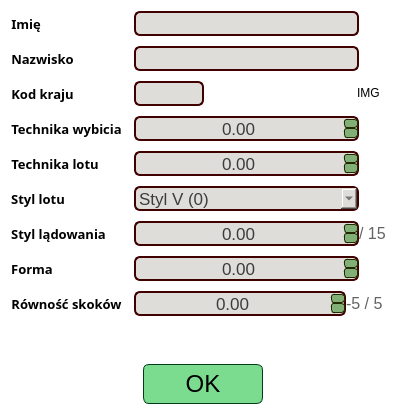
<?xml version="1.0" encoding="UTF-8"?>
<ui version="4.0">
 <class>JumperEditorWidget</class>
 <widget class="QWidget" name="JumperEditorWidget">
  <property name="geometry">
   <rect>
    <x>0</x>
    <y>0</y>
    <width>406</width>
    <height>415</height>
   </rect>
  </property>
  <property name="windowTitle">
   <string>Edytor skoczka</string>
  </property>
  <property name="styleSheet">
   <string notr="true">background: transparent;</string>
  </property>
  <layout class="QVBoxLayout" name="verticalLayout">
   <item>
    <layout class="QHBoxLayout" name="horizontalLayout">
     <item>
      <layout class="QFormLayout" name="formLayout_jumperInfo">
       <property name="horizontalSpacing">
        <number>12</number>
       </property>
       <property name="verticalSpacing">
        <number>10</number>
       </property>
       <item row="0" column="0">
        <widget class="QLabel" name="label_">
         <property name="font">
          <font>
           <family>Quicksand Medium</family>
           <pointsize>10</pointsize>
           <bold>true</bold>
          </font>
         </property>
         <property name="styleSheet">
          <string notr="true">QLabel{
background: transparent;
color: rgb(0, 0, 0);
}</string>
         </property>
         <property name="text">
          <string>Imię</string>
         </property>
         <property name="scaledContents">
          <bool>false</bool>
         </property>
         <property name="alignment">
          <set>Qt::AlignCenter</set>
         </property>
         <property name="margin">
          <number>3</number>
         </property>
         <property name="indent">
          <number>-1</number>
         </property>
        </widget>
       </item>
       <item row="0" column="1">
        <widget class="QLineEdit" name="lineEdit_name">
         <property name="minimumSize">
          <size>
           <width>225</width>
           <height>25</height>
          </size>
         </property>
         <property name="maximumSize">
          <size>
           <width>225</width>
           <height>25</height>
          </size>
         </property>
         <property name="font">
          <font>
           <pointsize>13</pointsize>
          </font>
         </property>
         <property name="focusPolicy">
          <enum>Qt::ClickFocus</enum>
         </property>
         <property name="styleSheet">
          <string notr="true">QWidget{
	background-color: rgb(222, 221, 218);
	color: rgb(60, 60, 60);
	border: 2px solid rgb(65, 0, 0);
	border-radius: 6px;
}

QDoubleSpinBox::up-button{
border: 1px solid rgb(33, 42, 0);
border-radius: 3px;
		background-color: rgb(129, 175, 117);
	color: rgb(0, 59, 23);
}
QDoubleSpinBox::down-button{
border: 1px solid rgb(33, 42, 0);
border-radius: 3px;
	background-color: rgb(129, 175, 117);
	color: rgb(0, 59, 23);
}</string>
         </property>
         <property name="alignment">
          <set>Qt::AlignCenter</set>
         </property>
        </widget>
       </item>
       <item row="1" column="0">
        <widget class="QLabel" name="label_2">
         <property name="font">
          <font>
           <family>Quicksand Medium</family>
           <pointsize>10</pointsize>
           <bold>true</bold>
          </font>
         </property>
         <property name="styleSheet">
          <string notr="true">QLabel{
background: transparent;
color: rgb(0, 0, 0);
}</string>
         </property>
         <property name="text">
          <string>Nazwisko</string>
         </property>
         <property name="scaledContents">
          <bool>false</bool>
         </property>
         <property name="alignment">
          <set>Qt::AlignCenter</set>
         </property>
         <property name="margin">
          <number>3</number>
         </property>
         <property name="indent">
          <number>-1</number>
         </property>
        </widget>
       </item>
       <item row="1" column="1">
        <widget class="QLineEdit" name="lineEdit_surname">
         <property name="minimumSize">
          <size>
           <width>225</width>
           <height>25</height>
          </size>
         </property>
         <property name="maximumSize">
          <size>
           <width>225</width>
           <height>25</height>
          </size>
         </property>
         <property name="font">
          <font>
           <pointsize>13</pointsize>
          </font>
         </property>
         <property name="focusPolicy">
          <enum>Qt::ClickFocus</enum>
         </property>
         <property name="styleSheet">
          <string notr="true">QWidget{
	background-color: rgb(222, 221, 218);
	color: rgb(60, 60, 60);
	border: 2px solid rgb(65, 0, 0);
	border-radius: 6px;
}

QDoubleSpinBox::up-button{
border: 1px solid rgb(33, 42, 0);
border-radius: 3px;
		background-color: rgb(129, 175, 117);
	color: rgb(0, 59, 23);
}
QDoubleSpinBox::down-button{
border: 1px solid rgb(33, 42, 0);
border-radius: 3px;
	background-color: rgb(129, 175, 117);
	color: rgb(0, 59, 23);
}</string>
         </property>
         <property name="alignment">
          <set>Qt::AlignCenter</set>
         </property>
        </widget>
       </item>
       <item row="2" column="0">
        <widget class="QLabel" name="label_3">
         <property name="font">
          <font>
           <family>Quicksand Medium</family>
           <pointsize>10</pointsize>
           <bold>true</bold>
          </font>
         </property>
         <property name="styleSheet">
          <string notr="true">QLabel{
background: transparent;
color: rgb(0, 0, 0);
}</string>
         </property>
         <property name="text">
          <string>Kod kraju</string>
         </property>
         <property name="scaledContents">
          <bool>false</bool>
         </property>
         <property name="alignment">
          <set>Qt::AlignCenter</set>
         </property>
         <property name="margin">
          <number>3</number>
         </property>
         <property name="indent">
          <number>-1</number>
         </property>
        </widget>
       </item>
       <item row="2" column="1">
        <layout class="QHBoxLayout" name="horizontalLayout_country">
         <item>
          <widget class="QLineEdit" name="lineEdit_countryCode">
           <property name="minimumSize">
            <size>
             <width>70</width>
             <height>25</height>
            </size>
           </property>
           <property name="maximumSize">
            <size>
             <width>70</width>
             <height>25</height>
            </size>
           </property>
           <property name="font">
            <font>
             <family>Quicksand [PfEd]</family>
             <pointsize>14</pointsize>
             <bold>true</bold>
            </font>
           </property>
           <property name="focusPolicy">
            <enum>Qt::ClickFocus</enum>
           </property>
           <property name="styleSheet">
            <string notr="true">QWidget{
	background-color: rgb(222, 221, 218);
	color: rgb(60, 60, 60);
	border: 2px solid rgb(65, 0, 0);
	border-radius: 6px;
}

QDoubleSpinBox::up-button{
border: 1px solid rgb(33, 42, 0);
border-radius: 3px;
		background-color: rgb(129, 175, 117);
	color: rgb(0, 59, 23);
}
QDoubleSpinBox::down-button{
border: 1px solid rgb(33, 42, 0);
border-radius: 3px;
	background-color: rgb(129, 175, 117);
	color: rgb(0, 59, 23);
}</string>
           </property>
           <property name="text">
            <string/>
           </property>
           <property name="maxLength">
            <number>3</number>
           </property>
           <property name="alignment">
            <set>Qt::AlignCenter</set>
           </property>
          </widget>
         </item>
         <item>
          <spacer name="horizontalSpacer_country">
           <property name="orientation">
            <enum>Qt::Horizontal</enum>
           </property>
           <property name="sizeHint" stdset="0">
            <size>
             <width>40</width>
             <height>20</height>
            </size>
           </property>
          </spacer>
         </item>
         <item>
          <widget class="QLabel" name="label_countryFlag">
           <property name="minimumSize">
            <size>
             <width>38</width>
             <height>22</height>
            </size>
           </property>
           <property name="maximumSize">
            <size>
             <width>38</width>
             <height>22</height>
            </size>
           </property>
           <property name="styleSheet">
            <string notr="true">QWidget{
	background: transparent;
color: black;
}</string>
           </property>
           <property name="text">
            <string>IMG</string>
           </property>
          </widget>
         </item>
        </layout>
       </item>
       <item row="3" column="0">
        <widget class="QLabel" name="label_5">
         <property name="font">
          <font>
           <family>Quicksand Medium</family>
           <pointsize>10</pointsize>
           <bold>true</bold>
          </font>
         </property>
         <property name="styleSheet">
          <string notr="true">QLabel{
background: transparent;
color: rgb(0, 0, 0);
}</string>
         </property>
         <property name="text">
          <string>Technika wybicia</string>
         </property>
         <property name="scaledContents">
          <bool>false</bool>
         </property>
         <property name="alignment">
          <set>Qt::AlignCenter</set>
         </property>
         <property name="margin">
          <number>3</number>
         </property>
         <property name="indent">
          <number>-1</number>
         </property>
        </widget>
       </item>
       <item row="3" column="1">
        <widget class="QDoubleSpinBox" name="doubleSpinBox_takeoffTechnique">
         <property name="minimumSize">
          <size>
           <width>225</width>
           <height>25</height>
          </size>
         </property>
         <property name="maximumSize">
          <size>
           <width>225</width>
           <height>25</height>
          </size>
         </property>
         <property name="font">
          <font>
           <pointsize>13</pointsize>
          </font>
         </property>
         <property name="focusPolicy">
          <enum>Qt::ClickFocus</enum>
         </property>
         <property name="styleSheet">
          <string notr="true">QWidget{
	background-color: rgb(222, 221, 218);
	color: rgb(60, 60, 60);
	border: 2px solid rgb(65, 0, 0);
	border-radius: 6px;
}

QDoubleSpinBox::up-button{
border: 1px solid rgb(33, 42, 0);
border-radius: 3px;
		background-color: rgb(129, 175, 117);
	color: rgb(0, 59, 23);
}
QDoubleSpinBox::down-button{
border: 1px solid rgb(33, 42, 0);
border-radius: 3px;
	background-color: rgb(129, 175, 117);
	color: rgb(0, 59, 23);
}</string>
         </property>
         <property name="alignment">
          <set>Qt::AlignCenter</set>
         </property>
        </widget>
       </item>
       <item row="4" column="0">
        <widget class="QLabel" name="label_6">
         <property name="font">
          <font>
           <family>Quicksand Medium</family>
           <pointsize>10</pointsize>
           <bold>true</bold>
          </font>
         </property>
         <property name="styleSheet">
          <string notr="true">QLabel{
background: transparent;
color: rgb(0, 0, 0);
}</string>
         </property>
         <property name="text">
          <string>Technika lotu</string>
         </property>
         <property name="scaledContents">
          <bool>false</bool>
         </property>
         <property name="alignment">
          <set>Qt::AlignCenter</set>
         </property>
         <property name="margin">
          <number>3</number>
         </property>
         <property name="indent">
          <number>-1</number>
         </property>
        </widget>
       </item>
       <item row="4" column="1">
        <widget class="QDoubleSpinBox" name="doubleSpinBox_flightTechnique">
         <property name="minimumSize">
          <size>
           <width>225</width>
           <height>25</height>
          </size>
         </property>
         <property name="maximumSize">
          <size>
           <width>225</width>
           <height>25</height>
          </size>
         </property>
         <property name="font">
          <font>
           <pointsize>13</pointsize>
          </font>
         </property>
         <property name="focusPolicy">
          <enum>Qt::ClickFocus</enum>
         </property>
         <property name="styleSheet">
          <string notr="true">QWidget{
	background-color: rgb(222, 221, 218);
	color: rgb(60, 60, 60);
	border: 2px solid rgb(65, 0, 0);
	border-radius: 6px;
}

QDoubleSpinBox::up-button{
border: 1px solid rgb(33, 42, 0);
border-radius: 3px;
		background-color: rgb(129, 175, 117);
	color: rgb(0, 59, 23);
}
QDoubleSpinBox::down-button{
border: 1px solid rgb(33, 42, 0);
border-radius: 3px;
	background-color: rgb(129, 175, 117);
	color: rgb(0, 59, 23);
}</string>
         </property>
         <property name="alignment">
          <set>Qt::AlignCenter</set>
         </property>
        </widget>
       </item>
       <item row="5" column="0">
        <widget class="QLabel" name="label_7">
         <property name="font">
          <font>
           <family>Quicksand Medium</family>
           <pointsize>10</pointsize>
           <bold>true</bold>
          </font>
         </property>
         <property name="styleSheet">
          <string notr="true">QLabel{
background: transparent;
color: rgb(0, 0, 0);
}</string>
         </property>
         <property name="text">
          <string>Styl lotu</string>
         </property>
         <property name="scaledContents">
          <bool>false</bool>
         </property>
         <property name="alignment">
          <set>Qt::AlignCenter</set>
         </property>
         <property name="margin">
          <number>3</number>
         </property>
         <property name="indent">
          <number>-1</number>
         </property>
        </widget>
       </item>
       <item row="5" column="1">
        <widget class="QComboBox" name="comboBox_flightStyle">
         <property name="minimumSize">
          <size>
           <width>225</width>
           <height>25</height>
          </size>
         </property>
         <property name="maximumSize">
          <size>
           <width>225</width>
           <height>25</height>
          </size>
         </property>
         <property name="font">
          <font>
           <pointsize>13</pointsize>
          </font>
         </property>
         <property name="focusPolicy">
          <enum>Qt::ClickFocus</enum>
         </property>
         <property name="styleSheet">
          <string notr="true">QWidget{
	background-color: rgb(222, 221, 218);
	color: rgb(60, 60, 60);
	border: 2px solid rgb(65, 0, 0);
	border-radius: 6px;
}

QDoubleSpinBox::up-button{
border: 1px solid rgb(33, 42, 0);
border-radius: 3px;
		background-color: rgb(129, 175, 117);
	color: rgb(0, 59, 23);
}
QDoubleSpinBox::down-button{
border: 1px solid rgb(33, 42, 0);
border-radius: 3px;
	background-color: rgb(129, 175, 117);
	color: rgb(0, 59, 23);
}</string>
         </property>
         <property name="sizeAdjustPolicy">
          <enum>QComboBox::AdjustToContentsOnFirstShow</enum>
         </property>
         <item>
          <property name="text">
           <string>Styl V (0)</string>
          </property>
         </item>
         <item>
          <property name="text">
           <string>Nowoczesne V (1)</string>
          </property>
         </item>
         <item>
          <property name="text">
           <string>Szerokie V (2)</string>
          </property>
         </item>
         <item>
          <property name="text">
           <string>Styl H (3)</string>
          </property>
         </item>
        </widget>
       </item>
       <item row="6" column="0">
        <widget class="QLabel" name="label_8">
         <property name="font">
          <font>
           <family>Quicksand Medium</family>
           <pointsize>10</pointsize>
           <bold>true</bold>
          </font>
         </property>
         <property name="styleSheet">
          <string notr="true">QLabel{
background: transparent;
color: rgb(0, 0, 0);
}</string>
         </property>
         <property name="text">
          <string>Styl lądowania</string>
         </property>
         <property name="scaledContents">
          <bool>false</bool>
         </property>
         <property name="alignment">
          <set>Qt::AlignCenter</set>
         </property>
         <property name="margin">
          <number>3</number>
         </property>
         <property name="indent">
          <number>-1</number>
         </property>
        </widget>
       </item>
       <item row="6" column="1">
        <layout class="QHBoxLayout" name="horizontalLayout_2">
         <item>
          <widget class="QDoubleSpinBox" name="doubleSpinBox_landingStyle">
           <property name="minimumSize">
            <size>
             <width>225</width>
             <height>25</height>
            </size>
           </property>
           <property name="maximumSize">
            <size>
             <width>225</width>
             <height>25</height>
            </size>
           </property>
           <property name="font">
            <font>
             <pointsize>13</pointsize>
            </font>
           </property>
           <property name="focusPolicy">
            <enum>Qt::ClickFocus</enum>
           </property>
           <property name="styleSheet">
            <string notr="true">QWidget{
	background-color: rgb(222, 221, 218);
	color: rgb(60, 60, 60);
	border: 2px solid rgb(65, 0, 0);
	border-radius: 6px;
}

QDoubleSpinBox::up-button{
border: 1px solid rgb(33, 42, 0);
border-radius: 3px;
		background-color: rgb(129, 175, 117);
	color: rgb(0, 59, 23);
}
QDoubleSpinBox::down-button{
border: 1px solid rgb(33, 42, 0);
border-radius: 3px;
	background-color: rgb(129, 175, 117);
	color: rgb(0, 59, 23);
}</string>
           </property>
           <property name="wrapping">
            <bool>false</bool>
           </property>
           <property name="frame">
            <bool>true</bool>
           </property>
           <property name="alignment">
            <set>Qt::AlignCenter</set>
           </property>
           <property name="showGroupSeparator" stdset="0">
            <bool>false</bool>
           </property>
           <property name="maximum">
            <double>20.000000000000000</double>
           </property>
          </widget>
         </item>
         <item>
          <widget class="QLabel" name="label">
           <property name="font">
            <font>
             <pointsize>12</pointsize>
            </font>
           </property>
           <property name="styleSheet">
            <string notr="true">color: rgb(100, 100, 100);</string>
           </property>
           <property name="text">
            <string>/ 15</string>
           </property>
          </widget>
         </item>
        </layout>
       </item>
       <item row="7" column="0">
        <widget class="QLabel" name="label_9">
         <property name="font">
          <font>
           <family>Quicksand Medium</family>
           <pointsize>10</pointsize>
           <bold>true</bold>
          </font>
         </property>
         <property name="styleSheet">
          <string notr="true">QLabel{
background: transparent;
color: rgb(0, 0, 0);
}</string>
         </property>
         <property name="text">
          <string>Forma</string>
         </property>
         <property name="scaledContents">
          <bool>false</bool>
         </property>
         <property name="alignment">
          <set>Qt::AlignCenter</set>
         </property>
         <property name="margin">
          <number>3</number>
         </property>
         <property name="indent">
          <number>-1</number>
         </property>
        </widget>
       </item>
       <item row="7" column="1">
        <widget class="QDoubleSpinBox" name="doubleSpinBox_form">
         <property name="minimumSize">
          <size>
           <width>225</width>
           <height>25</height>
          </size>
         </property>
         <property name="maximumSize">
          <size>
           <width>225</width>
           <height>25</height>
          </size>
         </property>
         <property name="font">
          <font>
           <pointsize>13</pointsize>
          </font>
         </property>
         <property name="focusPolicy">
          <enum>Qt::ClickFocus</enum>
         </property>
         <property name="styleSheet">
          <string notr="true">QWidget{
	background-color: rgb(222, 221, 218);
	color: rgb(60, 60, 60);
	border: 2px solid rgb(65, 0, 0);
	border-radius: 6px;
}

QDoubleSpinBox::up-button{
border: 1px solid rgb(33, 42, 0);
border-radius: 3px;
		background-color: rgb(129, 175, 117);
	color: rgb(0, 59, 23);
}
QDoubleSpinBox::down-button{
border: 1px solid rgb(33, 42, 0);
border-radius: 3px;
	background-color: rgb(129, 175, 117);
	color: rgb(0, 59, 23);
}</string>
         </property>
         <property name="alignment">
          <set>Qt::AlignCenter</set>
         </property>
        </widget>
       </item>
       <item row="8" column="0">
        <widget class="QLabel" name="label_10">
         <property name="font">
          <font>
           <family>Quicksand Medium</family>
           <pointsize>10</pointsize>
           <bold>true</bold>
          </font>
         </property>
         <property name="styleSheet">
          <string notr="true">QLabel{
background: transparent;
color: rgb(0, 0, 0);
}</string>
         </property>
         <property name="text">
          <string>Równość skoków</string>
         </property>
         <property name="scaledContents">
          <bool>false</bool>
         </property>
         <property name="alignment">
          <set>Qt::AlignCenter</set>
         </property>
         <property name="margin">
          <number>3</number>
         </property>
         <property name="indent">
          <number>-1</number>
         </property>
        </widget>
       </item>
       <item row="8" column="1">
        <layout class="QHBoxLayout" name="horizontalLayout_4">
         <item>
          <widget class="QDoubleSpinBox" name="doubleSpinBox_jumpsEquality">
           <property name="sizePolicy">
            <sizepolicy hsizetype="Preferred" vsizetype="Fixed">
             <horstretch>0</horstretch>
             <verstretch>0</verstretch>
            </sizepolicy>
           </property>
           <property name="minimumSize">
            <size>
             <width>212</width>
             <height>25</height>
            </size>
           </property>
           <property name="maximumSize">
            <size>
             <width>212</width>
             <height>25</height>
            </size>
           </property>
           <property name="font">
            <font>
             <pointsize>13</pointsize>
            </font>
           </property>
           <property name="styleSheet">
            <string notr="true">QWidget{
	background-color: rgb(222, 221, 218);
	color: rgb(60, 60, 60);
	border: 2px solid rgb(65, 0, 0);
	border-radius: 6px;
}

QDoubleSpinBox::up-button{
border: 1px solid rgb(33, 42, 0);
border-radius: 3px;
		background-color: rgb(129, 175, 117);
	color: rgb(0, 59, 23);
}
QDoubleSpinBox::down-button{
border: 1px solid rgb(33, 42, 0);
border-radius: 3px;
	background-color: rgb(129, 175, 117);
	color: rgb(0, 59, 23);
}</string>
           </property>
           <property name="wrapping">
            <bool>false</bool>
           </property>
           <property name="alignment">
            <set>Qt::AlignCenter</set>
           </property>
           <property name="correctionMode">
            <enum>QAbstractSpinBox::CorrectToPreviousValue</enum>
           </property>
           <property name="minimum">
            <double>-5.000000000000000</double>
           </property>
           <property name="maximum">
            <double>5.000000000000000</double>
           </property>
          </widget>
         </item>
         <item>
          <widget class="QLabel" name="label_12">
           <property name="sizePolicy">
            <sizepolicy hsizetype="Maximum" vsizetype="Preferred">
             <horstretch>0</horstretch>
             <verstretch>0</verstretch>
            </sizepolicy>
           </property>
           <property name="font">
            <font>
             <pointsize>12</pointsize>
            </font>
           </property>
           <property name="styleSheet">
            <string notr="true">color: rgb(100, 100, 100);</string>
           </property>
           <property name="text">
            <string>-5 / 5</string>
           </property>
           <property name="margin">
            <number>2</number>
           </property>
          </widget>
         </item>
        </layout>
       </item>
      </layout>
     </item>
    </layout>
   </item>
   <item>
    <layout class="QHBoxLayout" name="horizontalLayout_3">
     <item>
      <spacer name="horizontalSpacer_3">
       <property name="orientation">
        <enum>Qt::Horizontal</enum>
       </property>
       <property name="sizeHint" stdset="0">
        <size>
         <width>40</width>
         <height>20</height>
        </size>
       </property>
      </spacer>
     </item>
     <item>
      <layout class="QVBoxLayout" name="verticalLayout_characteristicsEditor"/>
     </item>
     <item>
      <spacer name="horizontalSpacer_4">
       <property name="orientation">
        <enum>Qt::Horizontal</enum>
       </property>
       <property name="sizeHint" stdset="0">
        <size>
         <width>40</width>
         <height>20</height>
        </size>
       </property>
      </spacer>
     </item>
    </layout>
   </item>
   <item>
    <spacer name="verticalSpacer_2">
     <property name="orientation">
      <enum>Qt::Vertical</enum>
     </property>
     <property name="sizeType">
      <enum>QSizePolicy::Maximum</enum>
     </property>
     <property name="sizeHint" stdset="0">
      <size>
       <width>20</width>
       <height>13</height>
      </size>
     </property>
    </spacer>
   </item>
   <item>
    <layout class="QHBoxLayout" name="horizontalLayout_OKButton">
     <item>
      <spacer name="horizontalSpacer">
       <property name="orientation">
        <enum>Qt::Horizontal</enum>
       </property>
       <property name="sizeHint" stdset="0">
        <size>
         <width>40</width>
         <height>20</height>
        </size>
       </property>
      </spacer>
     </item>
     <item>
      <widget class="QPushButton" name="pushButton_submit">
       <property name="minimumSize">
        <size>
         <width>120</width>
         <height>40</height>
        </size>
       </property>
       <property name="maximumSize">
        <size>
         <width>120</width>
         <height>40</height>
        </size>
       </property>
       <property name="font">
        <font>
         <pointsize>18</pointsize>
        </font>
       </property>
       <property name="styleSheet">
        <string notr="true">QPushButton{
border: 1px solid rgb(0, 59, 23);
border-radius: 6px;
color: rgb(0, 0, 0);
background-color: rgb(123, 220, 144);
}
QPushButton:hover{
background-color: rgb(153, 253, 174);
}</string>
       </property>
       <property name="text">
        <string>OK</string>
       </property>
      </widget>
     </item>
     <item>
      <spacer name="horizontalSpacer_2">
       <property name="orientation">
        <enum>Qt::Horizontal</enum>
       </property>
       <property name="sizeHint" stdset="0">
        <size>
         <width>40</width>
         <height>20</height>
        </size>
       </property>
      </spacer>
     </item>
    </layout>
   </item>
  </layout>
 </widget>
 <resources/>
 <connections/>
</ui>
